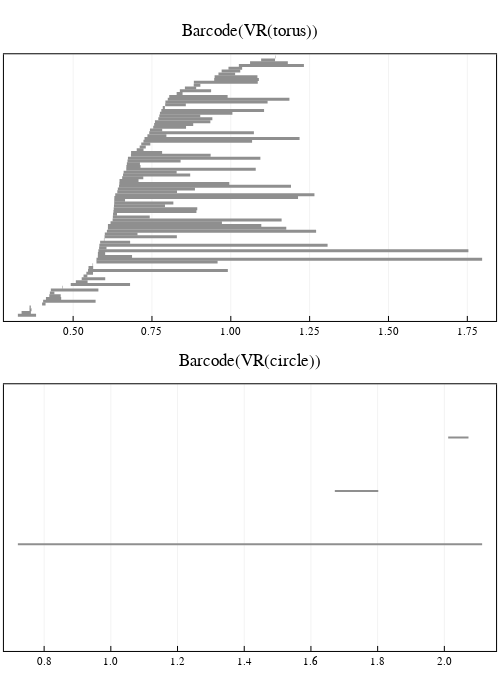

Write notebook code for a chart like this one.
### Code cell
p1 = plot_barcode(barcode(VR_torus, dim = 1), lw = 3, title = "Barcode(VR(torus))", titlefontsize = 12)
p2 = plot_barcode(barcode(VR_circle, dim = 1), lw = 2, title = "Barcode(VR(circle))", titlefontsize = 12)
plot(p1, p2, layout = grid(2,1), size = (500, 700))
